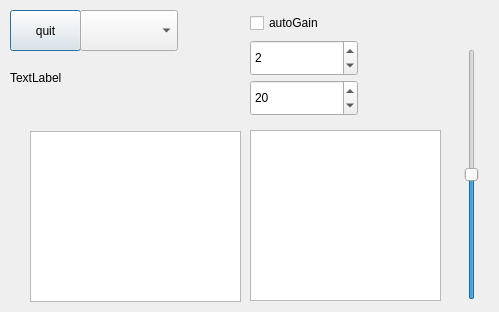
<?xml version="1.0" encoding="UTF-8"?>
<ui version="4.0">
 <class>widget</class>
 <widget class="QDialog" name="widget">
  <property name="geometry">
   <rect>
    <x>0</x>
    <y>0</y>
    <width>499</width>
    <height>312</height>
   </rect>
  </property>
  <property name="windowTitle">
   <string>Dialog</string>
  </property>
  <widget class="QPushButton" name="terminateButton">
   <property name="geometry">
    <rect>
     <x>10</x>
     <y>10</y>
     <width>71</width>
     <height>41</height>
    </rect>
   </property>
   <property name="text">
    <string>quit</string>
   </property>
  </widget>
  <widget class="QListView" name="ensembleDisplay">
   <property name="geometry">
    <rect>
     <x>250</x>
     <y>130</y>
     <width>191</width>
     <height>171</height>
    </rect>
   </property>
  </widget>
  <widget class="QLabel" name="ensembleLabel">
   <property name="geometry">
    <rect>
     <x>10</x>
     <y>100</y>
     <width>201</width>
     <height>16</height>
    </rect>
   </property>
   <property name="text">
    <string/>
   </property>
  </widget>
  <widget class="QLabel" name="dynamicLabel">
   <property name="geometry">
    <rect>
     <x>10</x>
     <y>70</y>
     <width>241</width>
     <height>16</height>
    </rect>
   </property>
   <property name="text">
    <string>TextLabel</string>
   </property>
  </widget>
  <widget class="QComboBox" name="channelSelector">
   <property name="geometry">
    <rect>
     <x>80</x>
     <y>10</y>
     <width>98</width>
     <height>41</height>
    </rect>
   </property>
  </widget>
  <widget class="QSlider" name="gainSlider">
   <property name="geometry">
    <rect>
     <x>460</x>
     <y>49</y>
     <width>24</width>
     <height>251</height>
    </rect>
   </property>
   <property name="maximum">
    <number>100</number>
   </property>
   <property name="value">
    <number>50</number>
   </property>
   <property name="orientation">
    <enum>Qt::Vertical</enum>
   </property>
  </widget>
  <widget class="QListView" name="programView">
   <property name="geometry">
    <rect>
     <x>30</x>
     <y>131</y>
     <width>211</width>
     <height>171</height>
    </rect>
   </property>
  </widget>
  <widget class="QSpinBox" name="lnaState">
   <property name="geometry">
    <rect>
     <x>250</x>
     <y>40</y>
     <width>108</width>
     <height>36</height>
    </rect>
   </property>
   <property name="value">
    <number>2</number>
   </property>
  </widget>
  <widget class="QSpinBox" name="ifgainReduction">
   <property name="geometry">
    <rect>
     <x>250</x>
     <y>80</y>
     <width>108</width>
     <height>36</height>
    </rect>
   </property>
   <property name="maximum">
    <number>59</number>
   </property>
   <property name="value">
    <number>20</number>
   </property>
  </widget>
  <widget class="QCheckBox" name="autogainButton">
   <property name="geometry">
    <rect>
     <x>250</x>
     <y>10</y>
     <width>94</width>
     <height>26</height>
    </rect>
   </property>
   <property name="text">
    <string>autoGain</string>
   </property>
  </widget>
 </widget>
 <resources/>
 <connections/>
</ui>
